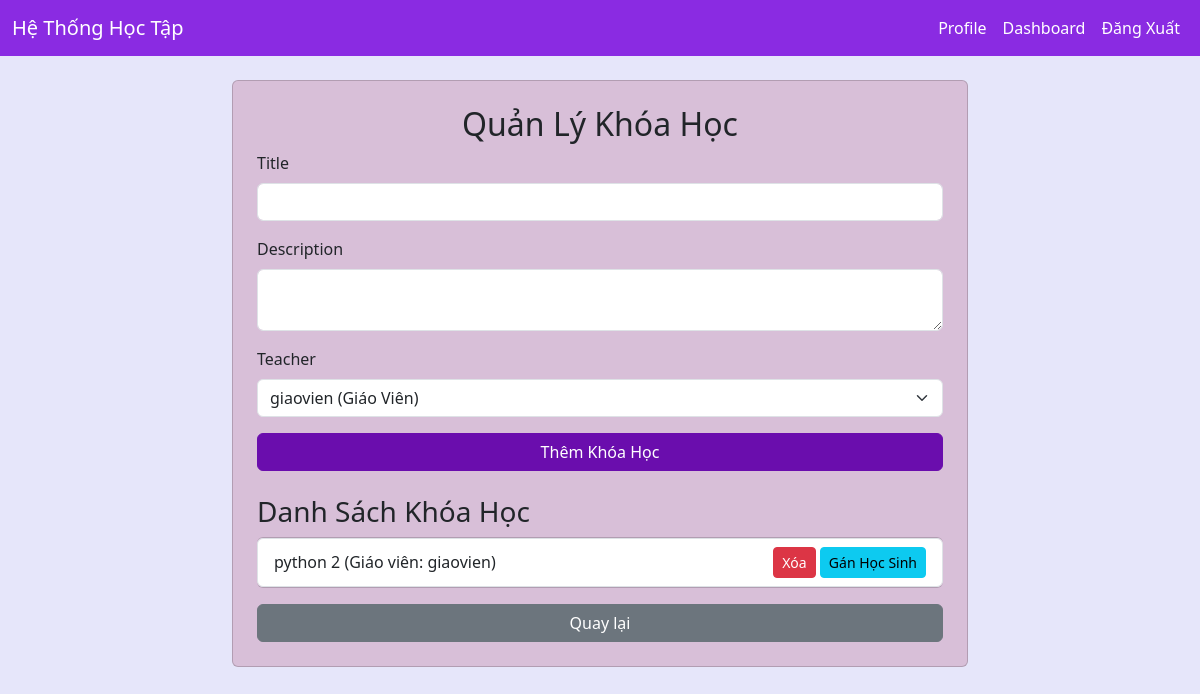
Page /admin/manage_courses (signed in) on the earlier database version.
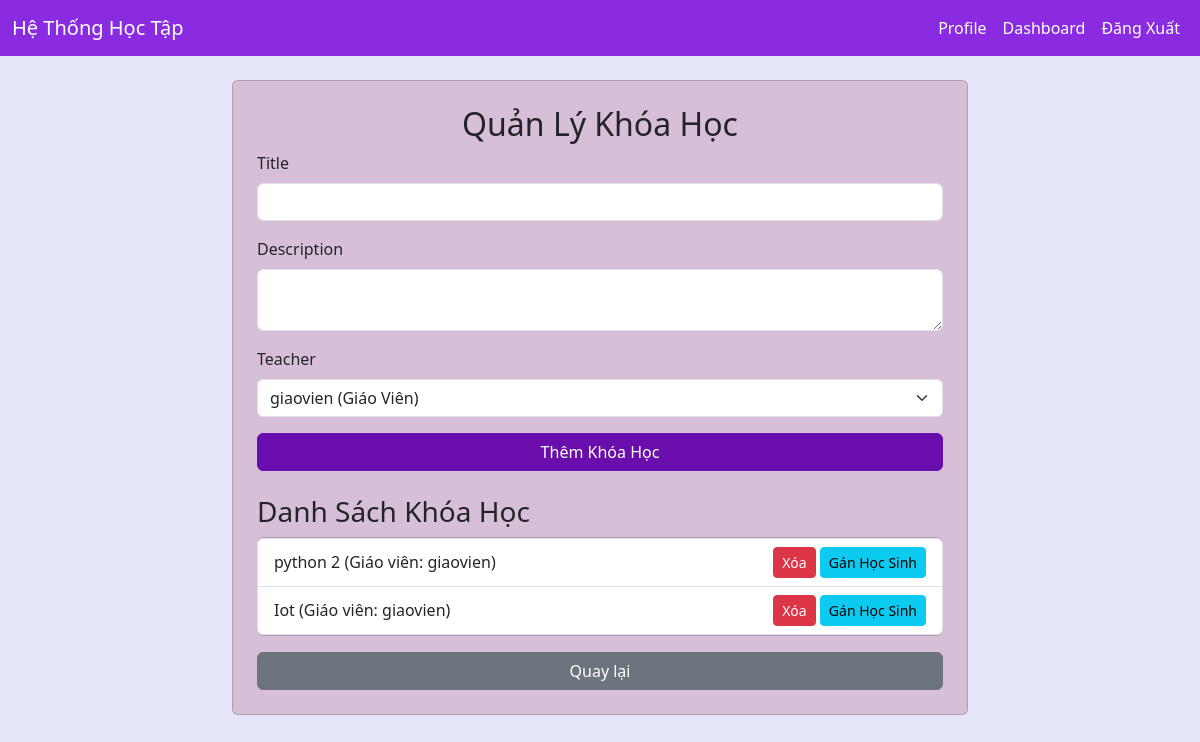
Same page on the later database version.
### models.py (models this page shows)
class Course(db.Model):
    __tablename__ = 'course'  # Thêm tên bảng để tránh xung đột
    id = db.Column(db.Integer, primary_key=True)
    title = db.Column(db.String(100), nullable=False)
    description = db.Column(db.Text)
    teacher_id = db.Column(db.Integer, db.ForeignKey('user.id'), nullable=False)
    teacher = db.relationship('User', foreign_keys=[teacher_id])
    students = db.relationship('Student', secondary=course_student, backref=db.backref('enrolled_courses', lazy='dynamic'))

class User(db.Model):
    __tablename__ = 'user'  # Thêm tên bảng để tránh xung đột
    id = db.Column(db.Integer, primary_key=True)
    username = db.Column(db.String(80), unique=True, nullable=False)
    password = db.Column(db.String(120), nullable=False)
    role = db.Column(db.String(20), nullable=False)  # admin, teacher, student
    full_name = db.Column(db.String(100))
    email = db.Column(db.String(120), unique=True)
    courses = db.relationship('Course', backref='teachers', lazy=True, foreign_keys='Course.teacher_id')

### admin/routes.py (the view, shortened to what this page needs)
@admin_bp.route('/manage_courses', methods=['GET', 'POST', 'DELETE'])
def manage_courses():
    if session.get('role') != 'admin':
        flash('Bạn không có quyền truy cập!', 'danger')
        return redirect(url_for('auth.login'))
    courses = Course.query.all()
    teachers = User.query.filter_by(role='teacher').all()
    students = Student.query.all()
    return render_template('manage_courses.html', courses=courses, teachers=teachers, students=students)

### templates/manage_courses.html (shortened to what this page needs)
{% extends "base.html" %}
{% block content %}
<div class="row justify-content-center">
    <div class="col-md-8">
        <div class="card p-4">
            <h2 class="text-center">Quản Lý Khóa Học</h2>
            <form method="POST">
                <div class="mb-3">
                    <label class="form-label">Title</label>
                    <input type="text" name="title" class="form-control" required>
                </div>
                <div class="mb-3">
                    <label class="form-label">Description</label>
                    <textarea name="description" class="form-control"></textarea>
                </div>
                <div class="mb-3">
                    <label class="form-label">Teacher</label>
                    <select name="teacher_id" class="form-select" required>
                        {% for teacher in teachers %}
                            <option value="{{ teacher.id }}">{{ teacher.username }} ({{ teacher.full_name or 'Chưa có tên' }})</option>
                        {% endfor %}
                    </select>
                </div>
                <button type="submit" class="btn btn-primary w-100">Thêm Khóa Học</button>
            </form>
            <h3 class="mt-4">Danh Sách Khóa Học</h3>
            <ul class="list-group">
            {% for course in courses %}
                <li class="list-group-item d-flex justify-content-between align-items-center">
                    {{ course.title }} (Giáo viên: {{ course.teachers.username if course.teachers else 'Chưa có' }})
                    <div>
                        <form method="DELETE" style="display:inline;">
                            <button type="submit" class="btn btn-danger btn-sm" onclick="return confirm('Bạn có chắc muốn xóa?')">Xóa</button>
                        </form>
                        <button type="button" class="btn btn-info btn-sm" data-bs-toggle="modal" data-bs-target="#assignModal{{ course.id }}">Gán Học Sinh</button>
                    </div>
                </li>
            {% endfor %}
            </ul>
            <a href="{{ url_for('admin.dashboard') }}" class="btn btn-secondary mt-3">Quay lại</a>
        </div>
    </div>
</div>
{% endblock %}

### templates/base.html (shortened to what this page needs)
<!DOCTYPE html>
<html>
<head>
    <link href="https://cdn.jsdelivr.net/npm/bootstrap@5.3.0/dist/css/bootstrap.min.css" rel="stylesheet">
</head>
<body>
    <nav class="navbar navbar-expand-lg">
        <div class="container-fluid">
            <a class="navbar-brand" href="#">Hệ Thống Học Tập</a>
            <div class="navbar-nav">
                {% if session.get('user_id') %}
                    <a class="nav-link" href="{{ url_for('auth.profile') }}">Profile</a>
                    {% if session.get('role') == 'admin' %}
                        <a class="nav-link" href="{{ url_for('admin.dashboard') }}">Dashboard</a>
                    {% elif session.get('role') == 'teacher' %}
                        <a class="nav-link" href="{{ url_for('teacher.teacher_dashboard') }}">Dashboard</a>
                    {% elif session.get('role') == 'student' %}
                        <a class="nav-link" href="{{ url_for('student.student_dashboard') }}">Dashboard</a>
                    {% endif %}
                    <a class="nav-link" href="{{ url_for('auth.logout') }}">Đăng Xuất</a>
                {% else %}
                    <a class="nav-link" href="{{ url_for('auth.login') }}">Đăng Nhập</a>
                    <a class="nav-link" href="{{ url_for('auth.register') }}">Đăng Ký</a>
                {% endif %}
            </div>
        </div>
    </nav>
    <div class="container mt-4">
        {% block content %}{% endblock %}
    </div>
</body>
</html>

### templates/base.html (style rules this page uses)
body { background-color: #e6e6fa; color: #4b0082; }
.navbar { background-color: #8a2be2; }
.navbar .nav-link, .navbar .navbar-brand { color: white !important; }
.btn-primary { background-color: #6a0dad; border-color: #6a0dad; }
.card { background-color: #d8bfd8; }

Differences in the rows shown:
added Course: title "Iot", teachers "giaovien"
